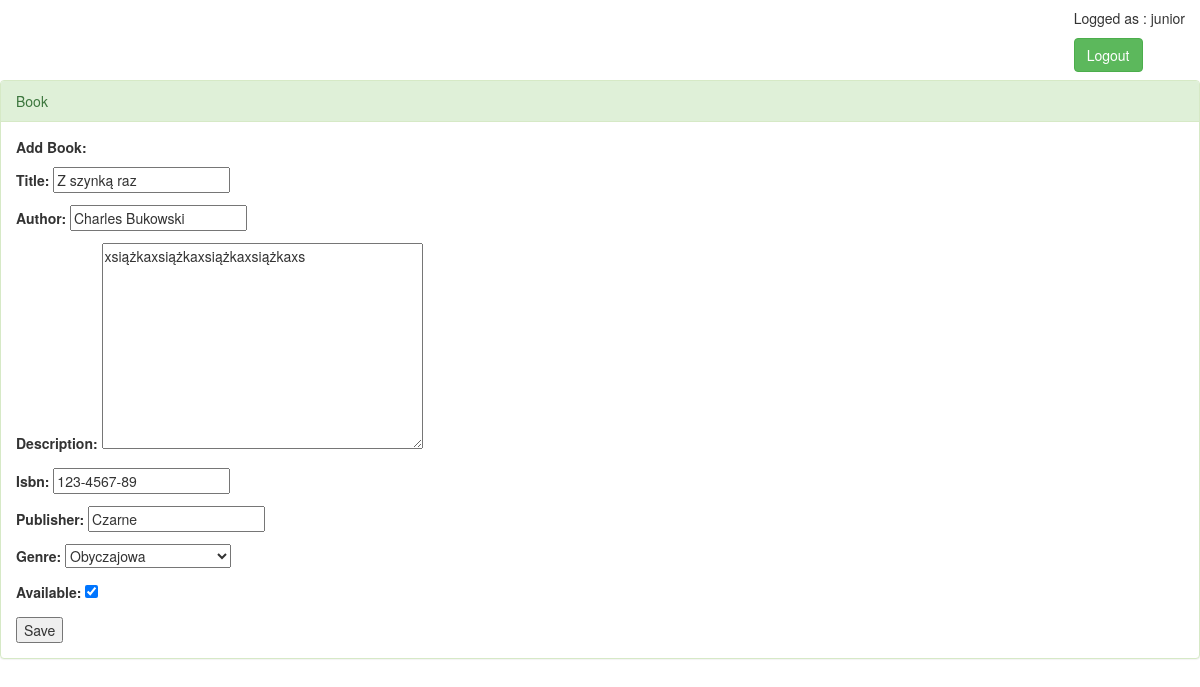
Page /book_edit/1/ (signed in) on the committed database.
### books/models.py (models this page shows, shortened)
class Book(models.Model):
    title = models.CharField(max_length=128)
    author = models.CharField(max_length=128)
    description = models.TextField(null=True, blank=True)
    isbn = models.CharField(max_length=17)
    publisher = models.CharField(max_length=128)
    genre = models.IntegerField(choices=GENRES)
    available = models.BooleanField(default=True)

### books/views.py (the view)
# urls.py: url(r'^book_edit/(?P<pk>\d+)/?$', BookUpdateGeneric.as_view(), name='book-edit'),
class BookUpdateGeneric(UpdateView):
    model = Book
    fields = '__all__'
    success_url = 'all'

### books/templates/books/book_form.html (shortened to what this page needs)
{% extends 'books/base_template.html' %}
{% block content %}
    <div class="panel panel-success">
        <div class="panel-heading">
            Book
        </div>
        <div class="panel-body">
            <p><b>Add Book:</b></p>
            <div>
                <form action="" method="post">
                    {{ form.as_p }}
                    <input type="submit" value="Save">
                </form>
            </div>
        </div>
    </div>
{% endblock %}

### books/templates/books/base_template.html (shortened to what this page needs)
<!DOCTYPE html>
<html lang="en">
<head>
    <link rel="stylesheet" href="https://maxcdn.bootstrapcdn.com/bootstrap/3.3.7/css/bootstrap.min.css">
    <link rel="stylesheet" href="https://maxcdn.bootstrapcdn.com/font-awesome/4.6.3/css/font-awesome.min.css">
    <link rel="stylesheet" href="https://cdn.datatables.net/1.10.13/css/jquery.dataTables.min.css">
</head>
<body>
    <div class="navbar-collapse collapse">
        <div class="navbar-form navbar-right">
            {% if user.is_authenticated %}
                <p> Logged as : {{ user.username }}</p>
                <a id="logout" href="/accounts/logout" class="btn btn-success">Logout</a>
            {% else %}
                 <a id="google_login" href="/all" class="btn btn-success">Sign in with Google</a>
            {% endif %}
        </div>
    </div>
    <div class="content-block">
        {% block content %}
        {% endblock %}
    </div>
</body>
</html>

### rows in the picture
Book: title "Z szynką raz", author "Charles Bukowski", description "xsiążkaxsiążkaxsiążkaxsiążkaxs", isbn "123-4567-89", publisher "Czarne", genre "Obyczajowa", available "☑"

### other values in the picture
{{ user.username }} "junior"
